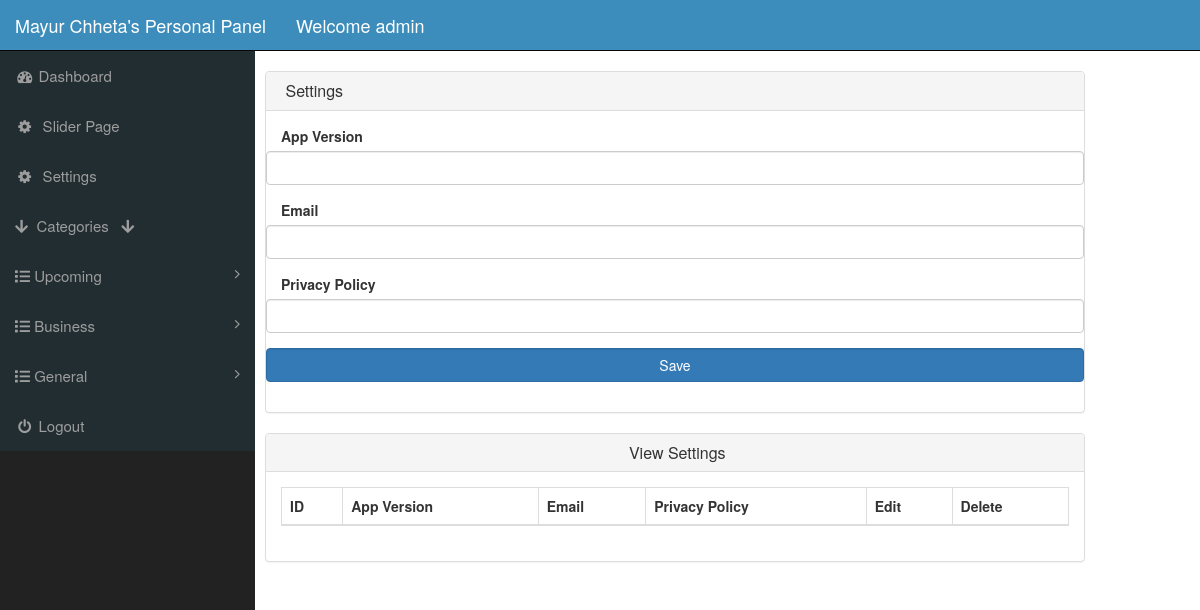
Page /index.php?settings (signed in) on the earlier database version.
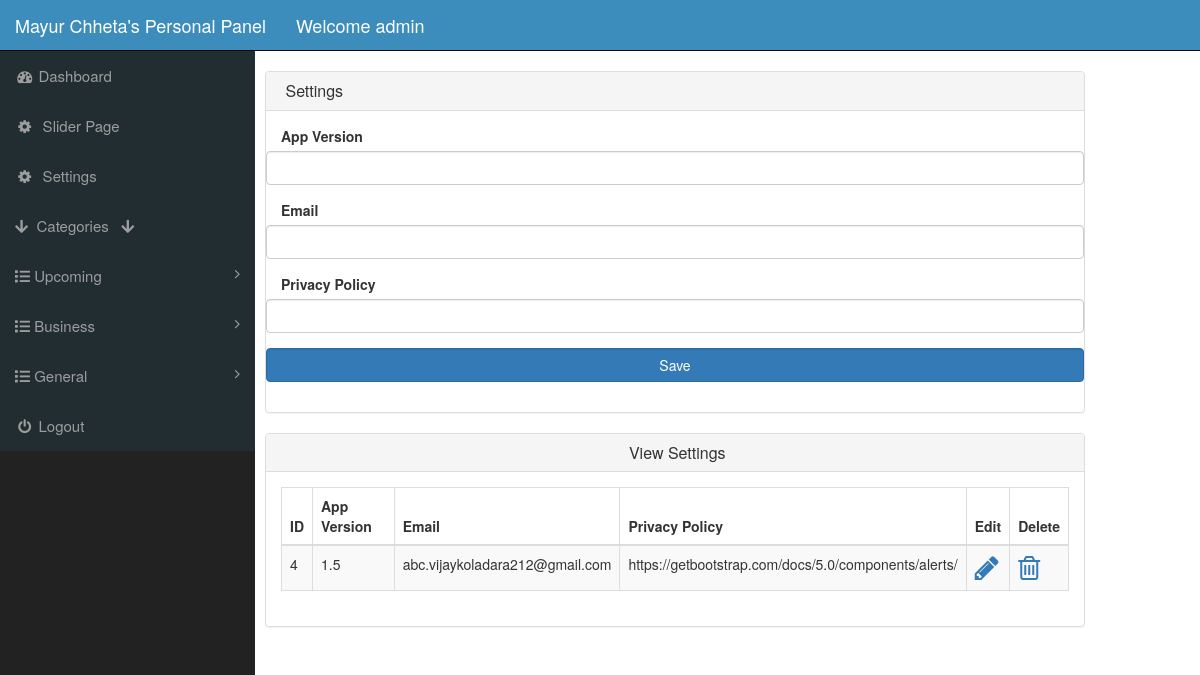
Same page on the later database version.
### tables this page shows
CREATE TABLE `settings` (
  `id` int(100) NOT NULL,
  `app_version` varchar(100) NOT NULL,
  `email` varchar(100) NOT NULL,
  `privacy_policy` varchar(100) NOT NULL
);

### settings.php (the view, shortened to what this page needs)
<?php
if(!isset($_SESSION['admin_username']))
{
    echo "<script> window.open('login.php','_self')  </script>";
}
else
{
?>
<div class="row">
    <div class="col-lg-3">
    </div>
    <div class="col-lg-12">
        <div class="panel panel-default">
            <div class="panel-heading">
                <h3 class="panel-title">
                    <i class="fa a-money fa-w"></i> Settings
                </h3>
            </div>
            <div class="panel-body">
                <form action="" class="form-horizontal" method="POST" enctype="multipart/form-data">
                    <div class="form-group">
                        <label for="" class="col-md-3">App Version</label>
                        <input type="text" name="app_version" id="" class="form-control" required>
                    </div>
                    <div class="form-group">
                        <label for="" class="col-md-3">Email</label>
                        <input type="email" name="email" id="" class="form-control" required>
                    </div>
                    <div class="form-group">
                        <label for="" class="col-md-3">Privacy Policy</label>
                        <input type="text" name="privacy_policy" id="" class="form-control" required>
                    </div>
                    <div class="form-group">
                        <input type="submit" value="Save" name="submit" class="btn btn-primary form-control">
                    </div>
                </form>
            </div>
        </div>
    </div>
    <div class="col-lg-12">
        <div class="panel panel-default">
            <div class="panel-heading">
                <h3 class="panel-title text-center">
                    <i class="fa a-money fa-w"></i> View Settings
                </h3>
            </div>
            <div class="panel-body">
                <div class="table-responsive">
                    <table class="table table-bordered table-hover table-striped">
                        <thead>
                            <tr>
                                <th>ID</th>
                                <th>App Version</th>
                                <th>Email</th>
                                <th>Privacy Policy</th>
                                <th>Edit</th>
                                <th>Delete</th>
                            </tr>
                        </thead>
                        <tbody>
                            <?php
                                $get_product = "select * from settings";
                                $run_p = mysqli_query($con,$get_product);
                                while($row = mysqli_fetch_array($run_p))
                                {
                                    $id = $row['id'];
                                    $app_version = $row['app_version'];
                                    $email = $row['email'];
                                    $privacy_policy = $row['privacy_policy'];
                                    ?>
                            <tr>
                                <td><?php echo $id;  ?> </td>
                                <td><?php echo $app_version;  ?> </td>
                                <td><?php echo $email;  ?> </td>
                                <td><?php echo $privacy_policy;  ?> </td>
                                <td>
                                    <a href="index.php?edit_setting=<?php echo $id; ?>">
                                        <i class="fa fa-pencil fa-2x"></i>
                                    </a>
                                </td>
                                <td>
                                    <a href="index.php?delete_setting=<?php echo $id; ?>">
                                        <i class="fa fa-trash-o fa-2x"></i>
                                    </a>
                                </td>
                            </tr>
                            <?php  } ?>
                        </tbody>
                    </table>
                </div>
            </div>
        </div>
    </div>
</div>
<?php  } ?>

Differences in the rows shown:
added settings: id "4", app_version "1.5", email "abc.vijaykoladara212@gmail.com", privacy_policy "https://getbootstrap.com/docs/5.0/components/alerts/"
